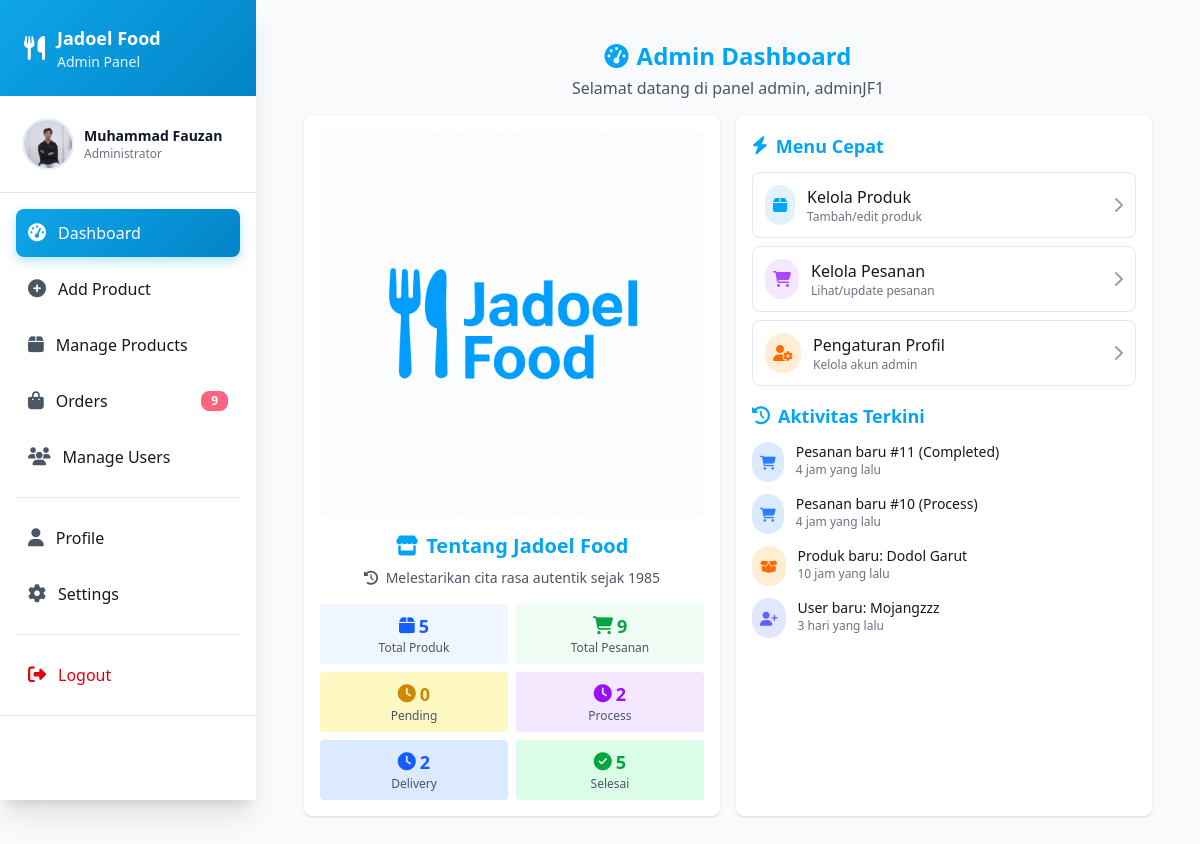
Screenshot of /admin/dashboard.php (signed in) with the database file from the repository.
### tables this page shows
CREATE TABLE `orders` (
  `id` int NOT NULL,
  `username` varchar(255) NOT NULL,
  `address` varchar(255) NOT NULL,
  `city` varchar(255) NOT NULL,
  `postal_code` int NOT NULL,
  `email` varchar(100) NOT NULL,
  `phone` varchar(100) NOT NULL,
  `note` text NOT NULL,
  `payment_method` enum('DANA','GOPAY','OVO','LINKAJA','SHOPEEPAY','QRIS','BCA','MANDIRI','BRI','BNI','DANAMON','PERMATA','CIMB') NOT NULL,
  `status` enum('Pending','Process','Delivery','Completed','Canceled') NOT NULL,
  `create_at` timestamp NOT NULL DEFAULT CURRENT_TIMESTAMP,
  `update_at` timestamp NULL DEFAULT NULL ON UPDATE CURRENT_TIMESTAMP
);

CREATE TABLE `products` (
  `id` int NOT NULL,
  `product_name` varchar(255) NOT NULL,
  `product_image` varchar(255) NOT NULL,
  `stock` int NOT NULL,
  `price` varchar(100) NOT NULL,
  `create_at` timestamp NOT NULL DEFAULT CURRENT_TIMESTAMP,
  `is_available` tinyint(1) DEFAULT '1',
  `updated_at` timestamp NULL DEFAULT CURRENT_TIMESTAMP ON UPDATE CURRENT_TIMESTAMP
);

CREATE TABLE `users` (
  `id` int NOT NULL,
  `full_name` varchar(255) NOT NULL,
  `username` varchar(255) NOT NULL,
  `pass` varchar(255) NOT NULL,
  `email` varchar(50) NOT NULL,
  `phone` varchar(30) NOT NULL,
  `profil_image` varchar(255) NOT NULL,
  `role` enum('Admin','Customer') NOT NULL DEFAULT 'Customer',
  `create_at` timestamp NOT NULL DEFAULT CURRENT_TIMESTAMP,
  `updated_at` timestamp NULL DEFAULT CURRENT_TIMESTAMP ON UPDATE CURRENT_TIMESTAMP
);

### functions/timeElapsed.php (called while the page is built)
<?php
function time_elapsed_string($datetime, $full = false) {
    try {
        $now = new DateTime;
        $ago = new DateTime($datetime);
        $diff = $now->diff($ago);
        $weeks = floor($diff->d / 7);
        $days = $diff->d % 7;
        $hours = $diff->h;
        $minutes = $diff->i;
        $seconds = $diff->s;
        $time_components = [
            'y' => $diff->y,
            'm' => $diff->m,
            'w' => $weeks,
            'd' => $days,
            'h' => $hours,
            'i' => $minutes,
            's' => $seconds
        ];
        $string = [
            'y' => 'tahun',
            'm' => 'bulan',
            'w' => 'minggu',
            'd' => 'hari',
            'h' => 'jam',
            'i' => 'menit',
            's' => 'detik',
        ];
        $result = [];
        foreach ($string as $key => $text) {
            if ($time_components[$key] > 0) {
                $result[] = $time_components[$key] . ' ' . $text;
            }
        }
        if (!$full && !empty($result)) {
            $result = [reset($result)];
        }
        return $result ? implode(', ', $result) . ' yang lalu' : 'baru saja';
    } catch (Exception $e) {
        error_log("Error in time_elapsed_string: " . $e->getMessage());
        return 'baru saja';
    }
}
?>

### admin/dashboard.php (the view, shortened to what this page needs)
<?php
include_once __DIR__ . "/../config/connect.php";
$products_count = $conn->query("SELECT COUNT(*) as total FROM products")->fetch_assoc()['total'];
$orders_count = $conn->query("SELECT COUNT(*) as total FROM orders")->fetch_assoc()['total'];
$pending_orders = $conn->query("SELECT COUNT(*) as total FROM orders WHERE status = 'Pending'")->fetch_assoc()['total'];
$process_orders = $conn->query("SELECT COUNT(*) as total FROM orders WHERE status = 'Process'")->fetch_assoc()['total'];
$delivery_orders = $conn->query("SELECT COUNT(*) as total FROM orders WHERE status = 'Delivery'")->fetch_assoc()['total'];
$completed_orders = $conn->query("SELECT COUNT(*) as total FROM orders WHERE status = 'Completed'")->fetch_assoc()['total'];
$new_orders = $conn->query("
    SELECT id, username, status, create_at
    FROM orders
    ORDER BY create_at DESC
    LIMIT 2  -- Ambil 2 pesanan terbaru
");
$new_users = $conn->query("
    SELECT username, create_at
    FROM users
    WHERE role = 'Customer'
    ORDER BY create_at DESC
    LIMIT 1  -- Ambil 1 user terbaru
");
$new_products = $conn->query("
    SELECT product_name, create_at
    FROM products
    ORDER BY create_at DESC
    LIMIT 1  -- Ambil 1 produk terbaru
");
$activities = [];
while($order = $new_orders->fetch_assoc()) {
    $activities[] = [
        'type' => 'order',
        'data' => $order,
        'time' => $order['create_at']
    ];
}
if ($user = $new_users->fetch_assoc()) {
    $activities[] = [
        'type' => 'user',
        'data' => $user,
        'time' => $user['create_at']
    ];
}
if ($product = $new_products->fetch_assoc()) {
    $activities[] = [
        'type' => 'product',
        'data' => $product,
        'time' => $product['create_at']
    ];
}
usort($activities, function($a, $b) {
    return strtotime($b['time']) - strtotime($a['time']);
});
usort($activities, function($a, $b) {
    return strtotime($b['time']) - strtotime($a['time']);
});
$recent_activities = array_slice($activities, 0, 5);
include_once __DIR__ . '/../includes/adminHeader.php';
include __DIR__ . '/../functions/timeElapsed.php';
?>
<body class="bg-gray-50">
    <main class="max-w-7xl mx-auto px-4 py-4 h-[calc(100vh-8rem)] overflow-hidden">
        <div class="mb-4 text-center">
            <h1 class="text-2xl font-bold text-sky-500 flex items-center justify-center gap-2">
                <i class="fas fa-tachometer-alt"></i> Admin Dashboard
            </h1>
            <p class="text-gray-600 mt-1">Selamat datang di panel admin, <?= htmlspecialchars($_SESSION['username']) ?>
            </p>
        </div>
        <div class="flex justify-center">
            <div class="grid grid-cols-1 lg:grid-cols-2 gap-4 h-[calc(100%-4rem)] max-w-5xl">
                <div class="bg-white rounded-lg shadow p-4 flex flex-col">
                    <div class="flex-1 flex flex-col items-center justify-center">
                        <img src="<?= BASE_URL ?>assets/images/Logo.png" alt="Jadoel Food"
                            class="h-96 object-contain mb-4">
                        <h2 class="text-xl font-bold text-sky-500 flex items-center gap-2">
                            <i class="fas fa-store"></i> Tentang Jadoel Food
                        </h2>
                        <p class="text-gray-600 text-center text-sm mt-2">
                            <i class="fas fa-history mr-1"></i> Melestarikan cita rasa autentik sejak 1985
                        </p>
                    </div>
                    <div class="grid grid-cols-2 gap-2 mt-4">
                        <div class="bg-blue-50 p-2 rounded text-center">
                            <div class="text-lg font-bold text-blue-600 flex items-center justify-center gap-1">
                                <i class="fas fa-box"></i> <?= $products_count ?>
                            </div>
                            <div class="text-xs text-gray-600">Total Produk</div>
                        </div>
                        <div class="bg-green-50 p-2 rounded text-center">
                            <div class="text-lg font-bold text-green-600 flex items-center justify-center gap-1">
                                <i class="fas fa-shopping-cart"></i> <?= $orders_count ?>
                            </div>
                            <div class="text-xs text-gray-600">Total Pesanan</div>
                        </div>
                        <div class="bg-yellow-100 p-2 rounded text-center">
                            <div class="text-lg font-bold text-yellow-600 flex items-center justify-center gap-1">
                                <i class="fas fa-clock"></i> <?= $pending_orders ?>
                            </div>
                            <div class="text-xs text-gray-600">Pending</div>
                        </div>
                        <div class="bg-purple-100 p-2 rounded text-center">
                            <div class="text-lg font-bold text-purple-600 flex items-center justify-center gap-1">
                                <i class="fas fa-clock"></i> <?= $process_orders ?>
                            </div>
                            <div class="text-xs text-gray-600">Process</div>
                        </div>
                        <div class="bg-blue-100 p-2 rounded text-center">
                            <div class="text-lg font-bold text-blue-600 flex items-center justify-center gap-1">
                                <i class="fas fa-clock"></i> <?= $delivery_orders ?>
                            </div>
                            <div class="text-xs text-gray-600">Delivery</div>
                        </div>
                        <div class="bg-green-100 p-2 rounded text-center">
                            <div class="text-lg font-bold text-green-600 flex items-center justify-center gap-1">
                                <i class="fas fa-check-circle"></i> <?= $completed_orders ?>
                            </div>
                            <div class="text-xs text-gray-600">Selesai</div>
                        </div>
                    </div>
                </div>
                <div class="bg-white rounded-lg shadow p-4">
                    <h2 class="text-lg font-bold text-sky-500 mb-3 flex items-center gap-2">
                        <i class="fas fa-bolt"></i> Menu Cepat
                    </h2>
                    <div class="space-y-2">
                        <a href="<?= BASE_URL ?>admin/products.php"
                            class="flex items-center p-3 rounded-lg hover:bg-sky-50 transition-colors border border-gray-200">
                            <div class="bg-sky-100 p-2 rounded-full mr-3">
                                <i class="fas fa-box text-sky-500"></i>
                            </div>
                            <div>
                                <h3 class="font-medium">Kelola Produk</h3>
                                <p class="text-xs text-gray-500">Tambah/edit produk</p>
                            </div>
                            <div class="ml-auto">
                                <i class="fas fa-chevron-right text-gray-400"></i>
                            </div>
                        </a>
                        <a href="<?= BASE_URL ?>admin/orders.php"
                            class="flex items-center p-3 rounded-lg hover:bg-purple-50 transition-colors border border-gray-200">
                            <div class="bg-purple-100 p-2 rounded-full mr-3">
                                <i class="fas fa-shopping-cart text-purple-500"></i>
                            </div>
                            <div>
                                <h3 class="font-medium">Kelola Pesanan</h3>
                                <p class="text-xs text-gray-500">Lihat/update pesanan</p>
                            </div>
                            <div class="ml-auto">
                                <i class="fas fa-chevron-right text-gray-400"></i>
                            </div>
                        </a>
                        <a href="<?= BASE_URL ?>admin/profile.php"
                            class="flex items-center p-3 rounded-lg hover:bg-orange-50 transition-colors border border-gray-200">
                            <div class="bg-orange-100 p-2 rounded-full mr-3">
                                <i class="fas fa-user-cog text-orange-500"></i>
                            </div>
                            <div>
                                <h3 class="font-medium">Pengaturan Profil</h3>
                                <p class="text-xs text-gray-500">Kelola akun admin</p>
                            </div>
                            <div class="ml-auto">
                                <i class="fas fa-chevron-right text-gray-400"></i>
                            </div>
                        </a>
                        <h2 class="text-lg font-bold text-sky-500 mb-3 flex items-center gap-2 mt-4">
                            <i class="fas fa-clock-rotate-left"></i> Aktivitas Terkini
                        </h2>
                        <div class="space-y-3">
                            <?php foreach($recent_activities as $activity):
                                $icon = '';
                                $bg_color = '';
                                $text_color = '';
                                $message = '';
                                switch($activity['type']) {
                                    case 'order':
                                        $icon = 'fa-shopping-cart';
                                        $bg_color = 'bg-blue-100';
                                        $text_color = 'text-blue-500';
                                        $message = "Pesanan baru #{$activity['data']['id']} ({$activity['data']['status']})";
                                        break;
                                    case 'user':
                                        $icon = 'fa-user-plus';
                                        $bg_color = 'bg-indigo-100';
                                        $text_color = 'text-indigo-500';
                                        $message = "User baru: {$activity['data']['username']}";
                                        break;
                                    case 'product':
                                        $icon = 'fa-box-open';
                                        $bg_color = 'bg-orange-100';
                                        $text_color = 'text-orange-500';
                                        $message = "Produk baru: {$activity['data']['product_name']}";
                                        break;
                                }
                                $time_ago = time_elapsed_string($activity['time']);
                            ?>
                            <div class="flex items-start">
                                <div class="<?= $bg_color ?> p-2 rounded-full mr-3">
                                    <i class="fas <?= $icon ?> <?= $text_color ?> text-sm"></i>
                                </div>
                                <div>
                                    <p class="text-sm font-medium">
                                        <?= $message ?>
                                    </p>
                                    <p class="text-xs text-gray-500">
                                        <?= $time_ago ?>
                                    </p>
                                </div>
                            </div>
                            <?php endforeach; ?>
                        </div>
                    </div>
                </div>
            </div>
        </div>
    </main>
</body>
</html>

### rows the page displays
orders: message "Pesanan baru #11 (Completed)"
orders: message "Pesanan baru #10 (Process)"
products: product_name "Produk baru: Dodol Garut"
users: username "User baru: Mojangzzz"

### other values shown
$user_name "Muhammad Fauzan"
$order_count "9"
$_SESSION['username'] "adminJF1"
$products_count "5"
$orders_count "9"
$pending_orders "0"
$process_orders "2"
$delivery_orders "2"
$completed_orders "5"
$time_ago "4 jam yang lalu"
$time_ago "10 jam yang lalu"
$time_ago "3 hari yang lalu"
